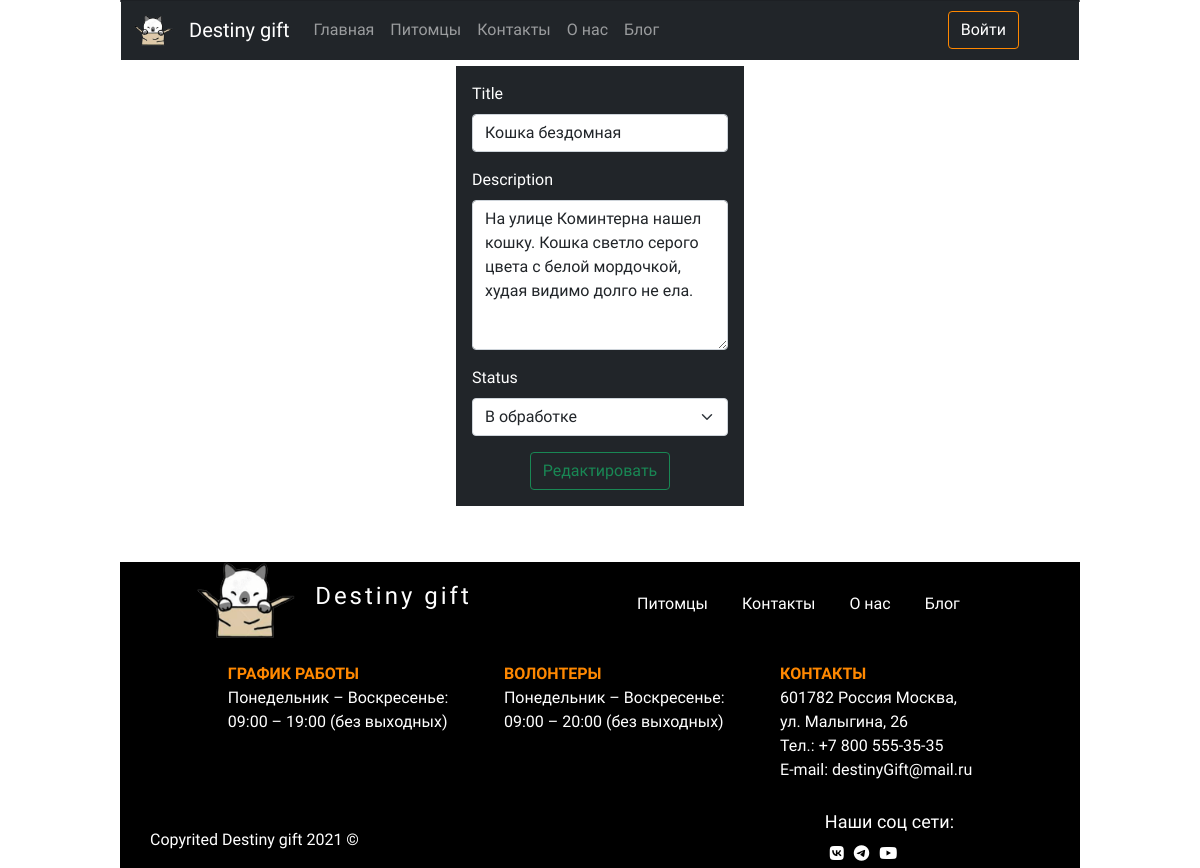
The page /php/redactAppeals.php?id=1 on the database its author committed.
### tables this page shows
CREATE TABLE `appeals` (
  `id` int(11) NOT NULL,
  `theme` varchar(255) NOT NULL,
  `description` varchar(255) NOT NULL,
  `user` int(255) NOT NULL,
  `status` int(11) NOT NULL
);

### php/redactAppeals.php (the view, shortened to what this page needs)
<!DOCTYPE html>
<html lang="en">
<head>
    <link rel="stylesheet" href="../style/style.css">
    <link href="https://cdn.jsdelivr.net/npm/bootstrap@5.1.3/dist/css/bootstrap.min.css" rel="stylesheet">
</head>
<body class="m-auto">
    <?php
    require_once('../element/header.php')
    ?>
    <main>
        <?php
        require("../bd/bd.php");
        $id = $_GET['id'];
        $appeals = $mysql->query("SELECT * FROM `appeals` WHERE `id` = '$id'");
        $appeal = mysqli_fetch_array($appeals);
        ?>
        <?php
        $status = $appeal[4];
        if ($status == 1) {
            $status = 'В обработке';
        } else if ($status == 2) {
            $status = 'Принято';
        };
        ?>
        <div class="contayner contayner-fluid mx-auto mt-5" style="width:30%">
            <form class="p-3 mb-2 bg-dark text-white" method="post" action="modifiedDataAppeal.php?id=<?=$id?>">
                <div class="mb-3">
                    <label class="form-label">Title</label>
                    <input type="text" name="title" class="form-control" value="<?= $appeal[1] ?>">
                </div>
                <div class="mb-3">
                    <label class="form-label">Description</label>
                    <textarea class="form-control" name="description" style="height: 150px"><?= $appeal[2] ?></textarea>
                </div>
                <div class="mb-3">
                    <label class="form-label">Status</label>
                    <select class="form-select" aria-label="Default select example" name="status">
                        <option selected><?= $status ?></option>
                    </select>
                </div>
                <button type="submit" class="btn btn-outline-success d-block mx-auto">Редактировать</button>
            </form>
        </div>
    </main>
    <?php
    require_once('../element/footer.php');
    ?>
</body>
</html>

### style/style.css (style rules this page uses)
* { font-family: 'Balsamiq Sans', sans-serif; }
body { max-width:80%; }
Html, body { height: 100%; }
Body { display: flex; flex-direction: column; }
Main { flex: 1 0 auto; }

### rows shown on the page
appeals: title "Кошка бездомная", description "На улице Коминтерна нашел кошку. Кошка светло серого цвета с белой мордочкой, худая видимо долго не ела.", status "В обработке"
